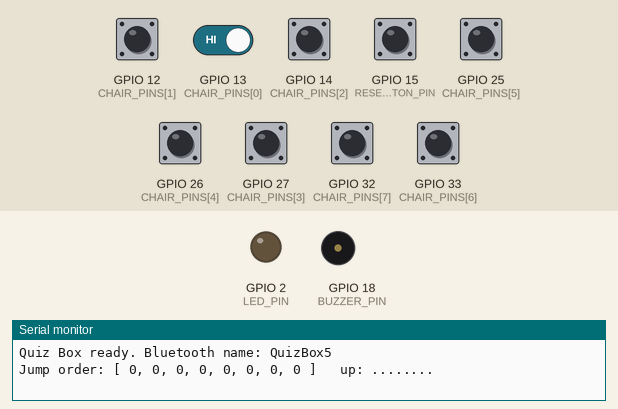
Recording of a sketch running on a simulated ESP32-S2. Parts: output pins drawn as LEDs (lit = HIGH), buzzer (waves = sounding), the last lines printed to the serial monitor. The test bench sets the inputs (shaded band); at power-on: GPIO 12 (CHAIR_PINS[1]), GPIO 13 (CHAIR_PINS[0]), GPIO 14 (CHAIR_PINS[2]), GPIO 15 (RESET_BUTTON_PIN), GPIO 25 (CHAIR_PINS[5]), GPIO 26 (CHAIR_PINS[4]), GPIO 27 (CHAIR_PINS[3]), GPIO 32 (CHAIR_PINS[7]), GPIO 33 (CHAIR_PINS[6]) HIGH. Random numbers use the default seed unless the sketch sets one; nothing arrives over Bluetooth unless stated.

Above: at 1.2 s.
1.3 s: GPIO 12 (CHAIR_PINS[1]) pulled LOW for 0.15 s
At 2.7 s:
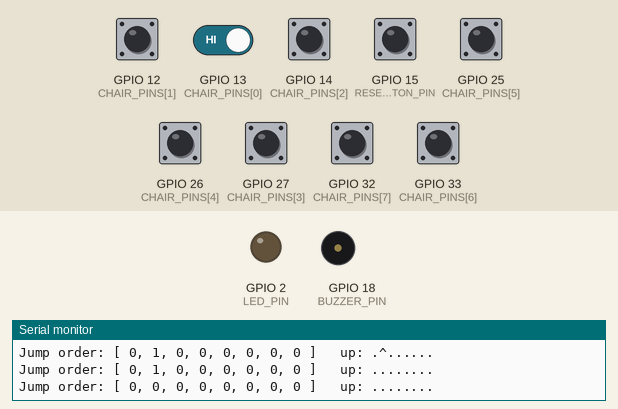
4.5 s: GPIO 12 (CHAIR_PINS[1]) driven LOW and GPIO 13 (CHAIR_PINS[0]) driven LOW
At 5.2 s:
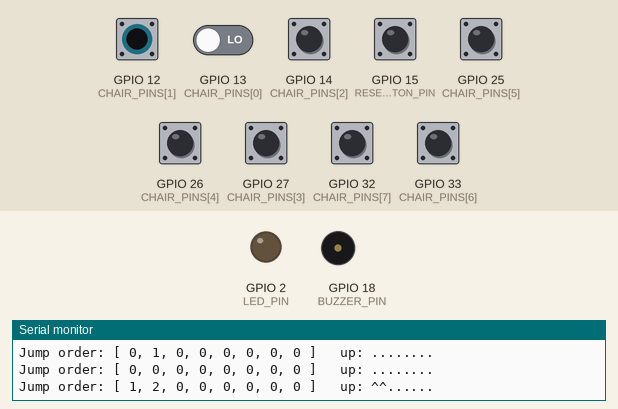
Timing chart, 0 to 7.5 s (numbered marks = the images above; inputs shaded):
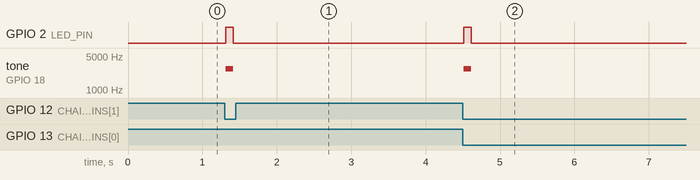

The sketch:

Main_Controller_ESP32.ino
```cpp
/*
 * ============================================================================
 *  JUMP JUDGE - QUIZ BOX  (ESP32)
 * ============================================================================
 *
 *  WHAT IT DOES
 *    Reads up to 8 quiz-chair seat switches, works out who jumped first,
 *    second, third..., beeps on the first jump, and reports it all over
 *    Bluetooth to EITHER:
 *      - the Android JumpJudge tablet app, OR
 *      - the wireless Display Box (Display_Box_ESP32.ino), which stands in for
 *        the tablet.
 *
 *  BOARD
 *    ESP32 DevKit with the ORIGINAL ESP32 chip (ESP32-WROOM-32).
 *    The ESP32-S2 / S3 / C3 / C6 chips have no Bluetooth Classic and won't work.
 *    Arduino IDE: Boards Manager -> "esp32 by Espressif Systems",
 *    then Tools -> Board -> "ESP32 Dev Module".
 *
 *  WIRING  (each switch goes between its pin and GND. No resistors needed:
 *           the ESP32's built-in pull-ups are used.)
 *
 *      Chair 1 .... D13            Chair 5 .... D26
 *      Chair 2 .... D12  (*)       Chair 6 .... D25
 *      Chair 3 .... D14            Chair 7 .... D33
 *      Chair 4 .... D27            Chair 8 .... D32
 *
 *      Reset button ... D15 -> GND   clears the jump order by hand
 *      Piezo buzzer ... D18 -> GND   beeps on the first jump
 *      Status LED ..... D2           the built-in LED on most DevKits
 *
 *    (*) D12 is a "boot strapping" pin. A switch to GND is fine, but never
 *        add an external pull-UP resistor to D12 or the board won't boot.
 *
 *  BLUETOOTH
 *    Bluetooth Classic serial port (SPP), device name "QuizBox5".
 *    Only ONE device can connect at a time: the tablet OR the Display Box.
 *
 *  HOW A ROUND WORKS
 *    1. Everyone sits. All seats read "down".
 *    2. The first seat to come up gets rank 1 and the buzzer beeps.
 *       The next gets rank 2, and so on (up to 8).
 *    3. When everyone is seated again (and at least 0.5 s has passed since
 *       the first jump) the order clears by itself, unless the tablet or
 *       Display Box has turned on a latch (see LATCH_* below).
 *
 *  STATUS / TO-DO
 *    Search this file for "TODO". The full list is in README.md.
 * ============================================================================
 */

#include "BluetoothSerial.h"

#if !defined(CONFIG_BT_ENABLED) || !defined(CONFIG_BLUEDROID_ENABLED)
#error "Bluetooth is not enabled. Choose an original-ESP32 board such as 'ESP32 Dev Module'."
#endif
#if !defined(CONFIG_BT_SPP_ENABLED)
#error "Bluetooth Serial (SPP) is only available on the original ESP32 chip."
#endif


// ============================================================================
//  SETTINGS - the things you're most likely to want to change
// ============================================================================

const char *BLUETOOTH_NAME = "QuizBox5";  // the name the tablet / Display Box connects to

const int NUM_CHAIRS = 8;
const int CHAIR_PINS[NUM_CHAIRS] = {13, 12, 14, 27, 26, 25, 33, 32};  // chair 1 ... chair 8
const int RESET_BUTTON_PIN = 15;
const int BUZZER_PIN       = 18;
const int LED_PIN          = 2;

const int JUMP_BEEP_HZ     = 2750;   // first-jump beep
const int PRACTICE_BEEP_HZ = 1050;   // practice-mode "go!" beep
const unsigned long BEEP_LENGTH_MS = 100;

const unsigned long DEBOUNCE_MS          = 10;    // a switch must be steady this long to count
const unsigned long MIN_ROUND_LENGTH_MS  = 500;   // never auto-clear sooner than this after the first jump
const unsigned long HEARTBEAT_MS         = 100;   // send status at least this often (the tablet gives up after 250 ms)
const unsigned long MIN_SEND_GAP_MS      = 10;    // ...and never faster than this
const unsigned long PRACTICE_MIN_WAIT_MS = 2000;  // practice mode: random wait before "go!"
const unsigned long PRACTICE_MAX_WAIT_MS = 6000;


// ============================================================================
//  JUMPJUDGE MESSAGE PROTOCOL
//
//  Every message is wrapped in SLIP framing (see writeSLIP / readBluetooth).
//  The first byte of a message says what kind of message it is.
//
//  These numbers (80-90) are what the Android tablet app uses.
//  Codes marked (Display Box) are only used by the Display Box; the tablet
//  never sends them.
// ============================================================================

const byte JJ_RESET    = 80;  // tablet -> box : "hello". Box replies with VERSION_REPLY.
const byte JJ_SETSTYLE = 81;  // tablet -> box : 1 byte. Bit N set = chair N+1's switch is inverted.
const byte JJ_SETMASK  = 82;  // tablet -> box : 1 byte. Bit N set = chair N+1 is in use.
const byte JJ_SETLATCH = 83;  // tablet -> box : 1 byte. One of the LATCH_* values below.
const byte JJ_GETORDER = 84;  // (not used)
const byte JJ_GETTIMER = 85;  // (Display Box) display -> box : "send me the reaction times"
const byte JJ_SETSTATE = 86;  // (not used: seat state is packed into JJ_SETORDER instead)
const byte JJ_SETORDER = 87;  // box -> tablet : 8 bytes, one per chair. See buildStatusMessage().
const byte JJ_SETTIMER = 88;  // (Display Box) box -> display : 16 bytes, 2 per chair (high byte first), milliseconds
const byte JJ_VERSION  = 89;  // box -> tablet : the reply to JJ_RESET
const byte JJ_PRACTICE = 90;  // (Display Box) display -> box : start a practice round

// Values for JJ_SETLATCH
const byte LATCH_OFF    = 0;  // normal: the order clears by itself when everyone sits down
const byte LATCH_FREEZE = 1;  // tablet "lock": no new jumps are recorded and nothing clears
const byte LATCH_HOLD   = 2;  // (Display Box) table quizzing: new jumps ARE recorded, but the
                              //       order is kept after everyone sits, until the latch is released
// TODO: confirm what the tablet means by latch. "Freeze" is how the
//       earlier ESP32 version behaved. The PC version (J432) behaves like "hold".

// The reply to JJ_RESET. Copied unchanged from the earlier ESP32 version,
// which was tested against the tablet.
// TODO: confirm these bytes. Bytes 2-4 are "J", "4", "3" in display font, but
//       byte 1 is 9 (the OLD J432 code for JJ_VERSION) and the last version
//       digit ("2" = 91) is missing. It may be off by one byte. If the tablet
//       connects happily, leave it alone.
const byte VERSION_REPLY[5] = {JJ_VERSION, 9, 30, 102, 79};

// SLIP framing bytes
const byte SLIP_END     = 0xC0;  // marks the start/end of a message
const byte SLIP_ESC     = 0xDB;  // "the next byte is special"
const byte SLIP_ESC_END = 0xDC;  // ESC + this = a real 0xC0 inside the message
const byte SLIP_ESC_ESC = 0xDD;  // ESC + this = a real 0xDB inside the message
const int  SLIP_MAX     = 100;   // longest message we accept

const unsigned long NO_TIME = 0xFFFF;  // "no reaction time for this chair"


// ============================================================================
//  STATE
// ============================================================================

BluetoothSerial SerialBT;

// --- Settings sent by the tablet / Display Box ---
bool chairInUse[NUM_CHAIRS];      // false = empty seat, ignore it
bool chairInverted[NUM_CHAIRS];   // false: switch CLOSED (pin LOW)  means "jumped"
                                  // true : switch OPEN   (pin HIGH) means "jumped"
byte latchMode = LATCH_OFF;

// --- Debounced switch readings ---
bool pinIsLow[NUM_CHAIRS];                // the steady (debounced) reading
bool rawIsLow[NUM_CHAIRS];                // the latest raw reading
unsigned long rawChangedAt[NUM_CHAIRS];   // when the raw reading last changed

// --- The current round ---
byte jumpRank[NUM_CHAIRS];                // 0 = hasn't jumped. 1 = first, 2 = second...
unsigned long reactionMs[NUM_CHAIRS];     // ms after the reference moment, or NO_TIME
byte nextRank = 1;                        // the rank the next jumper will get
unsigned long firstJumpAt = 0;            // millis() of the first jump
unsigned long referenceAt = 0;            // reaction times are measured from here:
bool referenceValid = false;              //   the first jump, or the practice "go!" beep
bool mustSitFirst[NUM_CHAIRS];            // still standing when the round was cleared:
                                          //   must sit down before they can jump again

// --- Practice mode ---
bool practiceWaiting = false;             // waiting to sound the "go!" beep
unsigned long practiceBeepAt = 0;

// --- Buzzer ---
bool beeping = false;
unsigned long beepEndsAt = 0;

// --- Bluetooth ---
byte rxMessage[SLIP_MAX];                 // message being received
int  rxLength = 0;
bool rxEscape = false;
byte lastSent[1 + NUM_CHAIRS];            // the last status message sent
unsigned long lastSendAt = 0;
bool wasConnected = false;

// --- Reset button ---
bool resetIsPressed = false;
bool resetRawPressed = false;
unsigned long resetChangedAt = 0;


// ============================================================================
//  HELPERS
// ============================================================================

// Is this chair "up" (jumped) right now? Uses the debounced reading.
bool chairIsUp(int chair) {
  return pinIsLow[chair] != chairInverted[chair];   // != on bools works as XOR
}

void startBeep(int hz) {
  tone(BUZZER_PIN, hz);
  digitalWrite(LED_PIN, HIGH);
  beeping = true;
  beepEndsAt = millis() + BEEP_LENGTH_MS;
}

void updateBeep() {
  if (beeping && (long)(millis() - beepEndsAt) >= 0) {
    noTone(BUZZER_PIN);
    digitalWrite(LED_PIN, LOW);
    beeping = false;
  }
}

// Print the jump order to the USB serial monitor (handy for testing).
void printOrder() {
  Serial.print("Jump order: [ ");
  for (int chair = 0; chair < NUM_CHAIRS; chair++) {
    Serial.print(jumpRank[chair]);
    if (chair < NUM_CHAIRS - 1) Serial.print(", ");
  }
  Serial.print(" ]   up: ");
  for (int chair = 0; chair < NUM_CHAIRS; chair++) Serial.print(chairIsUp(chair) ? '^' : '.');
  Serial.println();
}


// ============================================================================
//  SENDING  (box -> tablet / display)
// ============================================================================

// Send one message, wrapped in SLIP framing.
void writeSLIP(const byte *data, int length) {
  SerialBT.write(SLIP_END);
  for (int i = 0; i < length; i++) {
    if (data[i] == SLIP_END) {
      SerialBT.write(SLIP_ESC);
      SerialBT.write(SLIP_ESC_END);
    } else if (data[i] == SLIP_ESC) {
      SerialBT.write(SLIP_ESC);
      SerialBT.write(SLIP_ESC_ESC);
    } else {
      SerialBT.write(data[i]);
    }
  }
  SerialBT.write(SLIP_END);
}

// Build the JJ_SETORDER status message. One byte per chair:
//
//     bit:   7    6        5       4       3 2 1 0
//            0  inverted  in use  up now   rank (0 = not jumped)
//
void buildStatusMessage(byte *msg) {
  msg[0] = JJ_SETORDER;
  for (int chair = 0; chair < NUM_CHAIRS; chair++) {
    byte b = jumpRank[chair] & 0x0F;
    if (chairIsUp(chair))     b |= 0x10;
    if (chairInUse[chair])    b |= 0x20;
    if (chairInverted[chair]) b |= 0x40;
    msg[1 + chair] = b;
  }
}

// Send the status message:
//   - right away when anything changed (but not more than every MIN_SEND_GAP_MS)
//   - otherwise every HEARTBEAT_MS so the tablet knows we're still here.
void sendStatusIfNeeded(bool force) {
  byte msg[1 + NUM_CHAIRS];
  buildStatusMessage(msg);

  unsigned long now = millis();
  bool changed      = memcmp(msg, lastSent, sizeof(msg)) != 0;
  bool heartbeatDue = (now - lastSendAt) >= HEARTBEAT_MS;
  bool gapOk        = (now - lastSendAt) >= MIN_SEND_GAP_MS;

  if (force || heartbeatDue || (changed && gapOk)) {
    writeSLIP(msg, sizeof(msg));
    memcpy(lastSent, msg, sizeof(msg));
    lastSendAt = now;
  }
}

// Print the order to the USB serial monitor whenever it changes,
// whether or not anything is connected over Bluetooth.
void printIfChanged() {
  static byte lastPrinted[1 + NUM_CHAIRS];
  byte msg[1 + NUM_CHAIRS];
  buildStatusMessage(msg);
  if (memcmp(msg, lastPrinted, sizeof(msg)) != 0) {
    memcpy(lastPrinted, msg, sizeof(msg));
    printOrder();
  }
}

// Reply to JJ_GETTIMER with every chair's reaction time (2 bytes each, high byte first).
void sendTimers() {
  byte msg[1 + 2 * NUM_CHAIRS];
  msg[0] = JJ_SETTIMER;
  for (int chair = 0; chair < NUM_CHAIRS; chair++) {
    unsigned long t = reactionMs[chair];
    if (t > NO_TIME) t = NO_TIME;
    msg[1 + 2 * chair] = (t >> 8) & 0xFF;
    msg[2 + 2 * chair] = t & 0xFF;
  }
  writeSLIP(msg, sizeof(msg));
}


// ============================================================================
//  ROUNDS
// ============================================================================

// Forget the current jump order and get ready for the next question.
// Anyone still standing (e.g. when the reset button is pressed mid-round)
// has to sit down before they can jump again, so they don't instantly grab
// rank 1 of the new round.
void clearRound() {
  for (int chair = 0; chair < NUM_CHAIRS; chair++) {
    jumpRank[chair] = 0;
    reactionMs[chair] = NO_TIME;
    mustSitFirst[chair] = chairIsUp(chair);
  }
  nextRank = 1;
  referenceValid = false;
  practiceWaiting = false;
}

// Are any in-use chairs up right now?
bool anyChairUp() {
  for (int chair = 0; chair < NUM_CHAIRS; chair++) {
    if (chairInUse[chair] && chairIsUp(chair)) return true;
  }
  return false;
}

// Practice mode (asked for by the Display Box): wait a random 2-6 seconds,
// then beep "go!". Reaction times are measured from that beep.
void startPractice() {
  clearRound();
  practiceWaiting = true;
  practiceBeepAt = millis() + random(PRACTICE_MIN_WAIT_MS, PRACTICE_MAX_WAIT_MS + 1);
}

void updatePractice() {
  if (practiceWaiting && (long)(millis() - practiceBeepAt) >= 0) {
    practiceWaiting = false;
    referenceAt = millis();
    referenceValid = true;
    startBeep(PRACTICE_BEEP_HZ);
  }
}

// Look at every in-use chair and hand out ranks to anyone who just jumped.
//
// FAIRNESS: chairs are checked in a fresh random order every pass, so when
// two people jump in the same instant neither chair is always favoured.
void recordNewJumps() {
  if (latchMode == LATCH_FREEZE) return;   // the tablet has locked the order

  int order[NUM_CHAIRS];
  int count = 0;
  for (int chair = 0; chair < NUM_CHAIRS; chair++) {
    if (chairInUse[chair]) order[count++] = chair;
  }
  // Shuffle (Fisher-Yates)
  for (int i = count - 1; i > 0; i--) {
    int j = random(i + 1);
    int tmp = order[i];
    order[i] = order[j];
    order[j] = tmp;
  }

  for (int k = 0; k < count; k++) {
    int chair = order[k];
    if (!chairIsUp(chair)) {
      mustSitFirst[chair] = false;         // they've sat down: free to jump again
      continue;
    }
    if (mustSitFirst[chair] || jumpRank[chair] != 0 || nextRank > NUM_CHAIRS) continue;

    unsigned long now = millis();
    if (nextRank == 1) {                   // first jumper of the round
      firstJumpAt = now;
      startBeep(JUMP_BEEP_HZ);
      if (practiceWaiting) {
        practiceWaiting = false;           // jumped before "go!": cancel the beep, no times
      } else if (!referenceValid) {
        referenceAt = now;                 // normal round: times are measured from the first jump
        referenceValid = true;
      }
    }
    jumpRank[chair] = nextRank++;
    reactionMs[chair] = referenceValid ? (now - referenceAt) : NO_TIME;
  }
}

// Clear the order by itself once everyone has sat back down.
void autoClearRound() {
  bool roundInProgress = (nextRank > 1);
  bool longEnough = (millis() - firstJumpAt) >= MIN_ROUND_LENGTH_MS;
  if (roundInProgress && latchMode == LATCH_OFF && longEnough && !anyChairUp()) {
    clearRound();
  }
}


// ============================================================================
//  INPUTS
// ============================================================================

// Read every chair switch and debounce it: a new reading only counts once it
// has stayed the same for DEBOUNCE_MS. Every chair gets the same small delay,
// so the jump order is not affected.
// TODO (hardware): if seats ever trigger by themselves, raise DEBOUNCE_MS.
void readChairSwitches() {
  unsigned long now = millis();
  for (int chair = 0; chair < NUM_CHAIRS; chair++) {
    bool low = (digitalRead(CHAIR_PINS[chair]) == LOW);
    if (low != rawIsLow[chair]) {
      rawIsLow[chair] = low;
      rawChangedAt[chair] = now;
    } else if (low != pinIsLow[chair] && (now - rawChangedAt[chair]) >= DEBOUNCE_MS) {
      pinIsLow[chair] = low;
    }
  }
}

// The reset button clears the jump order (once per press).
void checkResetButton() {
  unsigned long now = millis();
  bool pressed = (digitalRead(RESET_BUTTON_PIN) == LOW);
  if (pressed != resetRawPressed) {
    resetRawPressed = pressed;
    resetChangedAt = now;
  } else if (pressed != resetIsPressed && (now - resetChangedAt) >= 20) {
    resetIsPressed = pressed;
    if (pressed) {
      Serial.println("Reset button pressed");
      clearRound();
    }
  }
}


// ============================================================================
//  RECEIVING  (tablet / display -> box)
// ============================================================================

// Act on one complete message.
void handleMessage(const byte *msg, int length) {
  if (length < 1) return;
  byte command = msg[0];

  if (command == JJ_RESET) {
    writeSLIP(VERSION_REPLY, sizeof(VERSION_REPLY));
  }
  else if (command == JJ_SETSTYLE && length >= 2) {
    bool changed = false;
    for (int chair = 0; chair < NUM_CHAIRS; chair++) {
      bool inverted = (msg[1] >> chair) & 1;
      if (inverted != chairInverted[chair]) changed = true;
      chairInverted[chair] = inverted;
    }
    // A new switch style can make seated people suddenly look "up".
    // Start a fresh round so nobody gets a rank by accident.
    if (changed) clearRound();
  }
  else if (command == JJ_SETMASK && length >= 2) {
    bool changed = false;
    for (int chair = 0; chair < NUM_CHAIRS; chair++) {
      bool inUse = (msg[1] >> chair) & 1;
      if (inUse != chairInUse[chair]) changed = true;
      chairInUse[chair] = inUse;
    }
    if (changed) clearRound();
  }
  else if (command == JJ_SETLATCH && length >= 2) {
    if (msg[1] == LATCH_FREEZE)    latchMode = LATCH_FREEZE;
    else if (msg[1] == LATCH_HOLD) latchMode = LATCH_HOLD;
    else                           latchMode = LATCH_OFF;
    // Releasing the latch while everyone is seated clears the round straight away.
    // (The Display Box clears a held round by sending LATCH_OFF then LATCH_HOLD.)
    if (latchMode == LATCH_OFF && !anyChairUp()) clearRound();
  }
  else if (command == JJ_GETTIMER) {
    sendTimers();
  }
  else if (command == JJ_PRACTICE) {
    startPractice();
  }
  // Anything else is ignored.
  // TODO: JJ_GETORDER (84) is defined but nothing uses it. Find out
  //       whether the tablet ever sends it and expects an answer.
}

// Read everything that has arrived over Bluetooth and unwrap the SLIP framing.
void readBluetooth() {
  while (SerialBT.available()) {
    byte c = SerialBT.read();

    if (c == SLIP_END) {                 // end of a message
      if (rxLength > 0) handleMessage(rxMessage, rxLength);
      rxLength = 0;
      rxEscape = false;
      continue;
    }
    if (c == SLIP_ESC) {                 // next byte is an escaped special byte
      rxEscape = true;
      continue;
    }
    if (rxEscape && c == SLIP_ESC_END) c = SLIP_END;
    if (rxEscape && c == SLIP_ESC_ESC) c = SLIP_ESC;
    rxEscape = false;

    if (rxLength < SLIP_MAX) rxMessage[rxLength++] = c;
    else rxLength = 0;                   // too long: throw it away
  }
}


// ============================================================================
//  SETUP AND MAIN LOOP
// ============================================================================

void setup() {
  Serial.begin(115200);

  for (int chair = 0; chair < NUM_CHAIRS; chair++) {
    pinMode(CHAIR_PINS[chair], INPUT_PULLUP);
  }
  pinMode(RESET_BUTTON_PIN, INPUT_PULLUP);
  pinMode(BUZZER_PIN, OUTPUT);
  pinMode(LED_PIN, OUTPUT);

  // Defaults until the tablet / Display Box says otherwise:
  // all 8 chairs in use, switch closed (LOW) = jumped.
  // TODO: check the default against the real seats. In J432 the "classic"
  //       seats count as jumped when the pin reads LOW, which matches this.
  delay(5);  // let the pull-ups settle before the first reading
  for (int chair = 0; chair < NUM_CHAIRS; chair++) {
    chairInUse[chair] = true;
    chairInverted[chair] = false;
    bool low = (digitalRead(CHAIR_PINS[chair]) == LOW);
    pinIsLow[chair] = low;
    rawIsLow[chair] = low;
    rawChangedAt[chair] = millis();
  }
  clearRound();

  // The shuffle in recordNewJumps() is fair even without a random seed;
  // it only has to avoid always checking the same chair first.

  // TODO: the old box used an HC-10 module, which is
  //       Bluetooth LOW ENERGY (BLE), but this sketch uses Bluetooth Classic
  //       (like the earlier ESP32 version, whose notes say it worked with the
  //       tablet). If the tablet can't find "QuizBox5", the app probably
  //       expects BLE, and the box would need to act like an HC-10 (service
  //       FFE0, characteristic FFE1) instead. Check with the old box and the
  //       free "nRF Connect" phone app before changing anything.
  SerialBT.begin(BLUETOOTH_NAME);
  Serial.print("Quiz Box ready. Bluetooth name: ");
  Serial.println(BLUETOOTH_NAME);
}

void loop() {
  readBluetooth();        // 1. commands from the tablet / Display Box
  checkResetButton();     // 2. manual reset
  readChairSwitches();    // 3. debounce the seat switches
  updatePractice();       // 4. practice-mode "go!" beep
  recordNewJumps();       // 5. hand out ranks
  autoClearRound();       // 6. clear when everyone is seated again
  updateBeep();           // 7. stop the beep after 100 ms
  printIfChanged();       // 8. debug output on the USB serial monitor

  // 9. Tell the connected device. When something newly connects, send
  //    straight away so it doesn't have to wait for the heartbeat.
  bool connected = SerialBT.hasClient();
  if (connected) sendStatusIfNeeded(!wasConnected);
  wasConnected = connected;
}
```

Measured:
- after the input at 1.3 s, GPIO 2 (LED_PIN): LOW → HIGH at once, → LOW 0.10 s later; tone on GPIO 18 (BUZZER_PIN): silent → 2750 Hz at once, → silent 0.10 s later
- after the input at 4.5 s, GPIO 2 (LED_PIN): LOW → HIGH at once, → LOW 0.10 s later; tone on GPIO 18 (BUZZER_PIN): silent → 2750 Hz at once, → silent 0.10 s later
